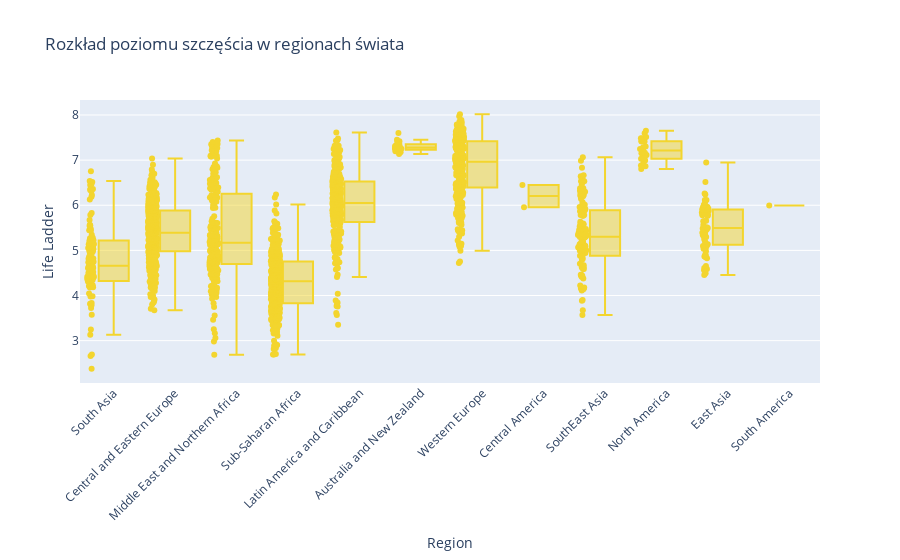

Notebook cell for this chart:
### Markdown cell above
---

### Code cell
#boxplot poziomu szczescia w regionach swiata 

fig_box = px.box(
    df,
    x="region",
    y="life_ladder",
    points="all",            
    hover_name="country",
    color_discrete_sequence=["#f3d52e"],
    title="Rozkład poziomu szczęścia w regionach świata",
    labels={"region": "Region", "life_ladder": "Life Ladder"}
)

fig_box.update_layout(xaxis_tickangle=-45)
fig_box.show()

### Figure 1 — Plotly figure (JSON) as saved in the notebook; plotly's stock layout.template omitted (floating-point values rounded to 4 significant figures; data arrays with more than 128 entries replaced by an {"elided": "..."} marker saying what was removed)
{"data": [{"alignmentgroup": "True", "boxpoints": "all", "hovertemplate": "<b>%{hovertext}</b><br><br>Region=%{x}<br>Life Ladder=%{y}<extra></extra>", "hovertext": {"elided": "1949 str values"}, "legendgroup": "", "marker": {"color": "#f3d52e"}, "name": "", "notched": false, "offsetgroup": "", "orientation": "v", "showlegend": false, "type": "box", "x": {"elided": "1949 str values"}, "x0": " ", "xaxis": "x", "y": {"elided": "1949 float values"}, "y0": " ", "yaxis": "y"}], "layout": {"boxmode": "group", "legend": {"tracegroupgap": 0}, "title": {"text": "Rozkład poziomu szczęścia w regionach świata"}, "xaxis": {"anchor": "y", "domain": [0, 1], "tickangle": -45, "title": {"text": "Region"}}, "yaxis": {"anchor": "x", "domain": [0, 1], "title": {"text": "Life Ladder"}}}}
